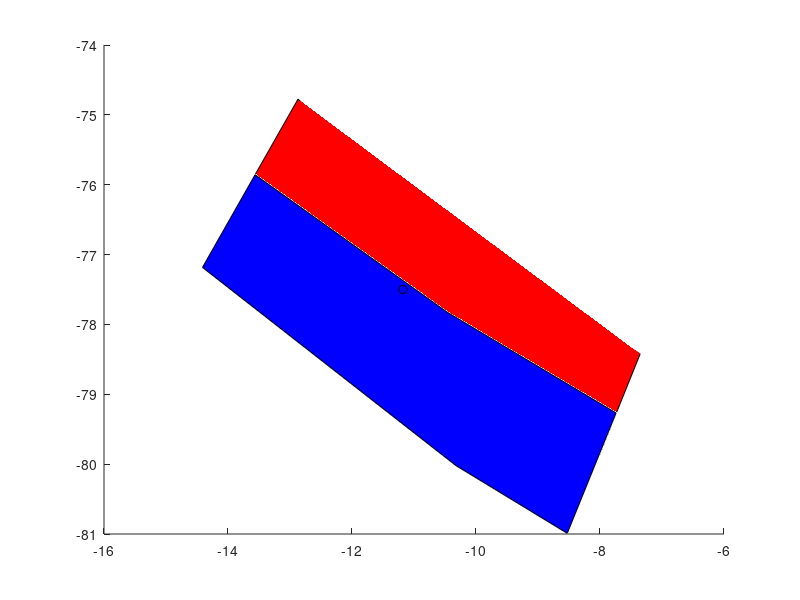

MATLAB code to generate this figure:


s1=[-8.528   -80.991    -25   -10.322   -80.022    -25  -14.412  -77.184   -25   -13.563   -75.856    -60    -10.464   -77.824     -60    -7.74    -79.267    -60];
s2=[-7.352   -78.423   -100    -8.015   -79.881    -60  -11.728  -78.003   -60   -13.899   -76.381    -60    -12.871   -74.775    -120  -10.831    -76.441   -130];


s1=reshape(s1,[3,6])';
s2=reshape(s2,[3,6])';

hold on
patch('vertices',s1,'faces',1:6,'facecolor','b')
patch('vertices',s2,'faces',1:6,'facecolor','r')

plot3(-11.18,-77.50,0,'ko')